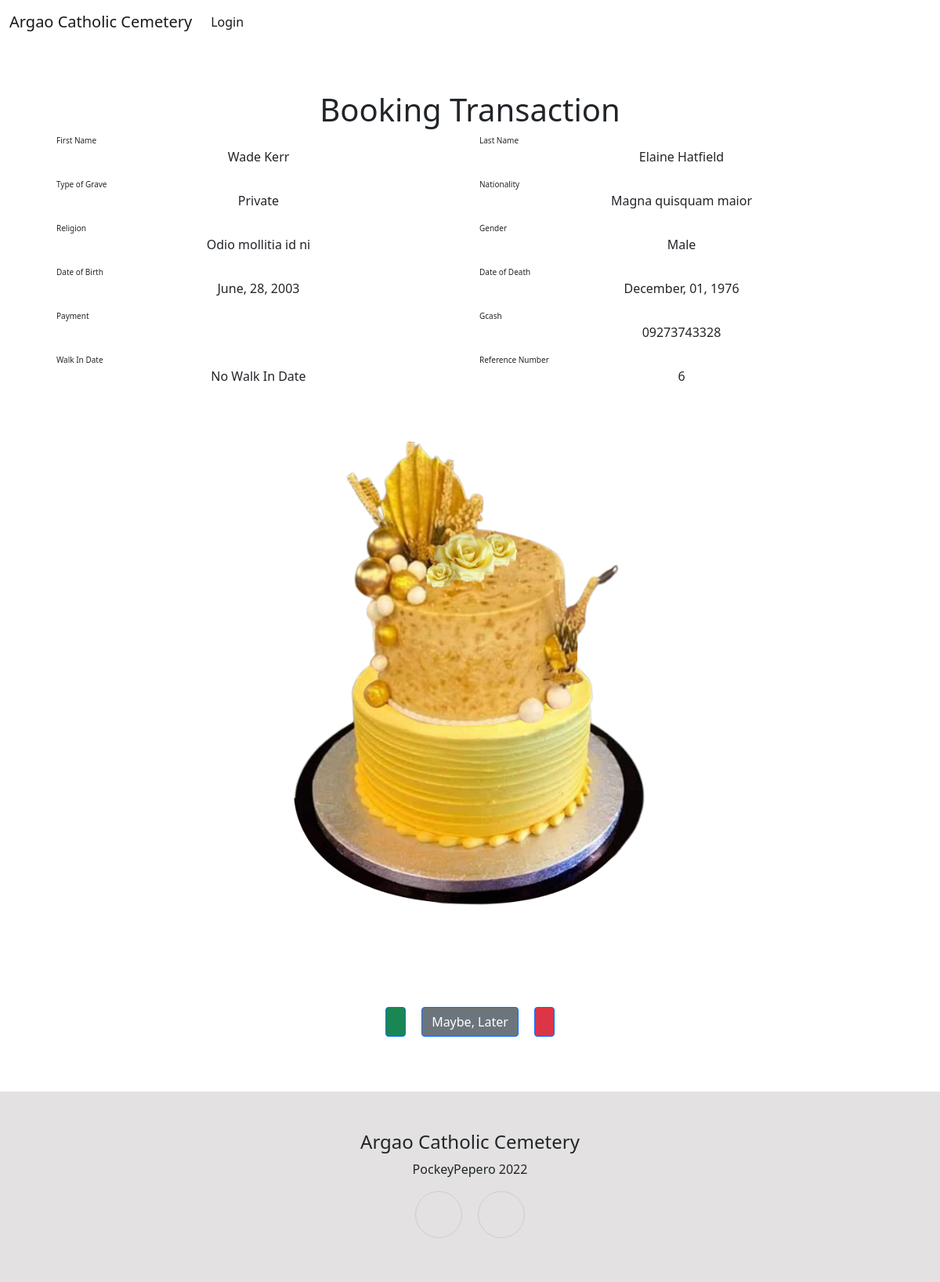
Page /Approval.php?ID=9&&Name=Kyleee on the committed database.
### tables this page shows
CREATE TABLE `booking` (
  `id` int(50) NOT NULL,
  `userid` int(50) NOT NULL,
  `fnamecorpse` varchar(150) NOT NULL,
  `lnamecorpse` varchar(150) NOT NULL,
  `nationality` varchar(150) NOT NULL,
  `gender` varchar(150) NOT NULL,
  `typegrave` varchar(150) NOT NULL,
  `dateBirth` date NOT NULL,
  `dateDeath` date NOT NULL,
  `RefNum` varchar(50) NOT NULL,
  `corpseReligion` varchar(50) NOT NULL,
  `payment` varchar(50) NOT NULL,
  `adminapprove` varchar(20) NOT NULL,
  `gcash` varchar(50) NOT NULL,
  `bookimg` varchar(255) NOT NULL,
  `corpsetimestamp` datetime NOT NULL DEFAULT current_timestamp(),
  `dateWalkIn` date NOT NULL
);

### Approval.php (the view, shortened to what this page needs)
<?php
if (isset($_SESSION['userID']))
{
    if($_SESSION['userID'] == 1)
    {
        include_once 'assets/headerfooter/adminHeader.php';
    }
    else{
        include_once 'assets/headerfooter/userHeader.php';
    }
}
else{
    include_once 'assets/headerfooter/Header.php';
}
$idurl = $_GET['ID'];
$conn = mysqli_connect("localhost", "root", "", "cemetery");?>
    <div>
        <div class="d-flex justify-content-center" style="margin: 5%;">
            <div class="container">
                <div class="row" >
                    <div class="col">
                        <h1 class="text-center">Booking Transaction</h1>
                    </div>
                </div>
                <?php
                        $sql="SELECT * FROM booking WHERE id = '$idurl'";
                        $result =mysqli_query($conn,$sql);
                        while($data = mysqli_fetch_assoc($result)):
                            $dob = date(" F, d, Y",strtotime($data['dateBirth']));
                            $dod = date(" F, d, Y",strtotime($data['dateDeath']));
                            ?>
                <div class="row">
                    <div class="col">
                        <p style="font-size: 10px;height:0;">First Name</p>
                        <p class="text-center"><?php echo $data['fnamecorpse'] ?></p>
                    </div>
                    <div class="col">
                        <p style="font-size: 10px;height:0;">Last Name</p>
                        <p class="text-center"><?php echo $data['lnamecorpse'] ?></p>
                    </div>
                </div>
                <div class="row">
                    <div class="col">
                        <p style="font-size: 10px; height:0;">Type of Grave</p>
                        <p class="text-center"><?php echo $data['typegrave'] ?></p>
                    </div>
                    <div class="col">
                        <p style="font-size: 10px; height:0;">Nationality</p>
                        <p class="text-center"><?php echo $data['nationality'] ?></p>
                    </div>
                </div>
                <div class="row">
                    <div class="col">
                        <p style="font-size: 10px;height:0;">Religion</p>
                        <p class="text-center"><?php echo $data['corpseReligion'] ?></p>
                    </div>
                    <div class="col">
                        <p style="font-size: 10px;height:0;">Gender</p>
                        <p class="text-center"><?php echo $data['gender'] ?></p>
                    </div>
                </div>
                <div class="row">
                    <div class="col">
                        <p style="font-size: 10px; height:0;">Date of Birth</p>
                        <p class="text-center"><?php echo $dob ?></p>
                    </div>
                    <div class="col">
                        <p style="font-size: 10px; height:0;">Date of Death</p>
                        <p class="text-center"><?php echo $dod ?></p>
                    </div>
                </div>
                <div class="row">
                    <div class="col">
                        <p style="font-size: 10px;height:0;">Payment</p>
                    </div>
                    <div class="col">
                        <p style="font-size: 10px;height:0;">Gcash</p>
                        <p class="text-center"><?php echo $data['gcash'] ?></p>
                    </div>
                </div>
                <div class="row">
                    <div class="col">
                        <?php
                        if($payment == "Walk In")
                        {
                            $dateWalkIn = date(" F, d, Y",strtotime($data['dateWalkIn']));
                        }
                        else
                        {
                            $dateWalkIn = "No Walk In Date";
                        }
                        ?>
                        <p style="font-size: 10px;height:0;">Walk In Date</p>
                        <p class="text-center"><?php echo $dateWalkIn ?></p>
                    </div>
                    <div class="col">
                        <p style="font-size: 10px;height:0;">Reference Number</p>
                        <p class="text-center"><?php echo $data['RefNum'] ?></p>
                    </div>
                </div>
                <div class="row">
                    <div class="col d-flex justify-content-center">
                    <?php
                                                               if($data['bookimg'] == "")
                                                               { ?>
                                                                   <h1>No ScreenShot</h1>
                                                              <?php  }
                                                               else{
                                                                  $image_path_filename = './assets/imageDb/'.$data['bookimg'];
                                                                  if (file_exists($image_path_filename)) { ?>
                                                             <img src="assets/imageDb/<?php echo $data['bookimg'] ?>" style="margin: 10px; width: 50%">
                                                        <?php } else { ?>
                                                            <h1>No ScreenShot</h1>
                                                         <?php  }
                                                        }?>
                    </div>
                </div>
                <?PHP endwhile ?>
                <div class="row">
                    <div class="col">
                        <form method="post" action="assets/php/dbApproval.php">
                            <div class="d-flex justify-content-center">
                                <button class="btn btn-primary" type="submit" name="<?php echo $namePay; ?>" style="background: var(--bs-green);margin: 10px;"><?php echo $text ?></button>
                                <button class="btn btn-primary" type="submit" name="later" style="background: var(--bs-gray);margin: 10px;">Maybe, Later</button>
                                <button class="btn btn-primary" type="submit" name="<?php echo $Noname; ?>" style="background: var(--bs-red);margin: 10px;"><?php echo $Notext ?></button></div>
                        </form>
                    </div>
                </div>
            </div>
        </div>
    </div>
    <?php
if (isset($_SESSION['userID']))
{
    if($_SESSION['userID'] == 1)
    {
        include_once 'assets/headerfooter/adminFooter.php';
    }
    else{
        include_once 'assets/headerfooter/Footer.php';
    }
}
else{
    include_once 'assets/headerfooter/Footer.php';
}
?>

### rows in the picture
booking: fnamecorpse "Wade Kerr", lnamecorpse "Elaine Hatfield", typegrave "Private", nationality "Magna quisquam maior", corpseReligion "Odio mollitia id ni", gender "Male", dateBirth "June, 28, 2003", dateDeath "December, 01, 1976", gcash "09273743328", dateWalkIn "No Walk In Date", RefNum "6", bookimg (picture)
